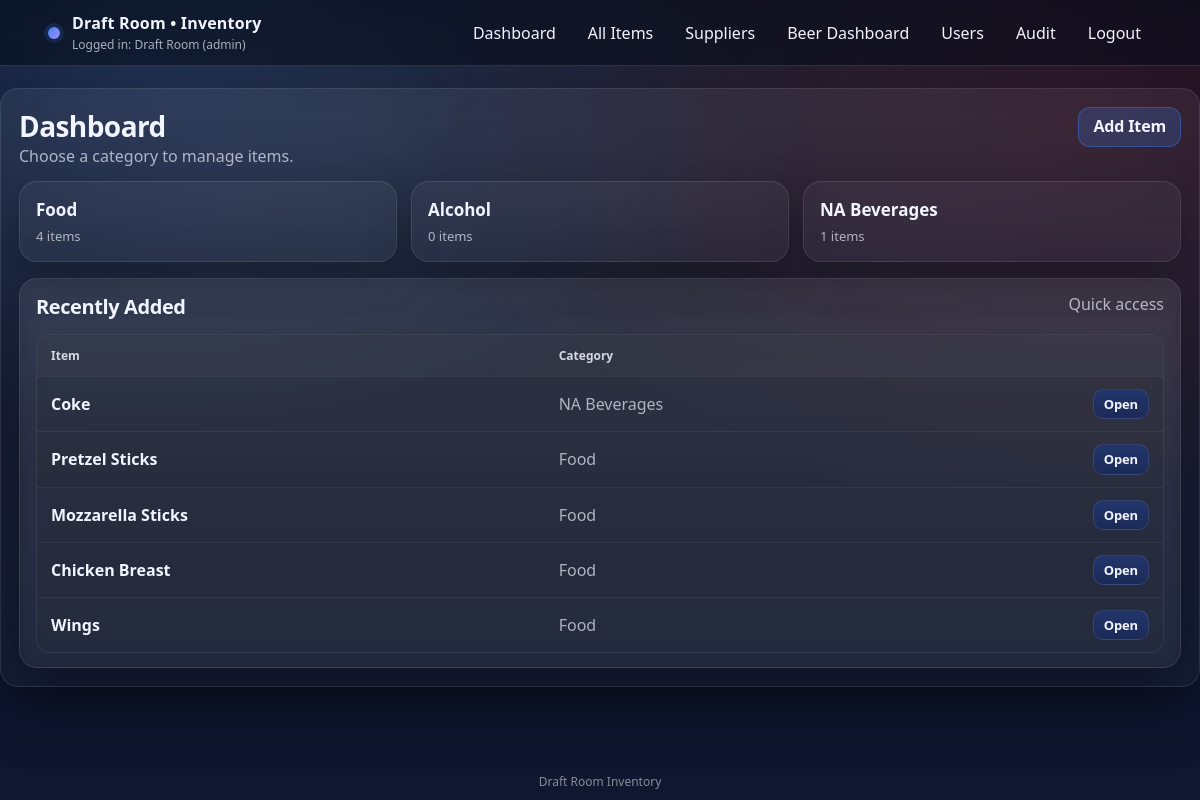
Page / (signed in) on the earlier database version.
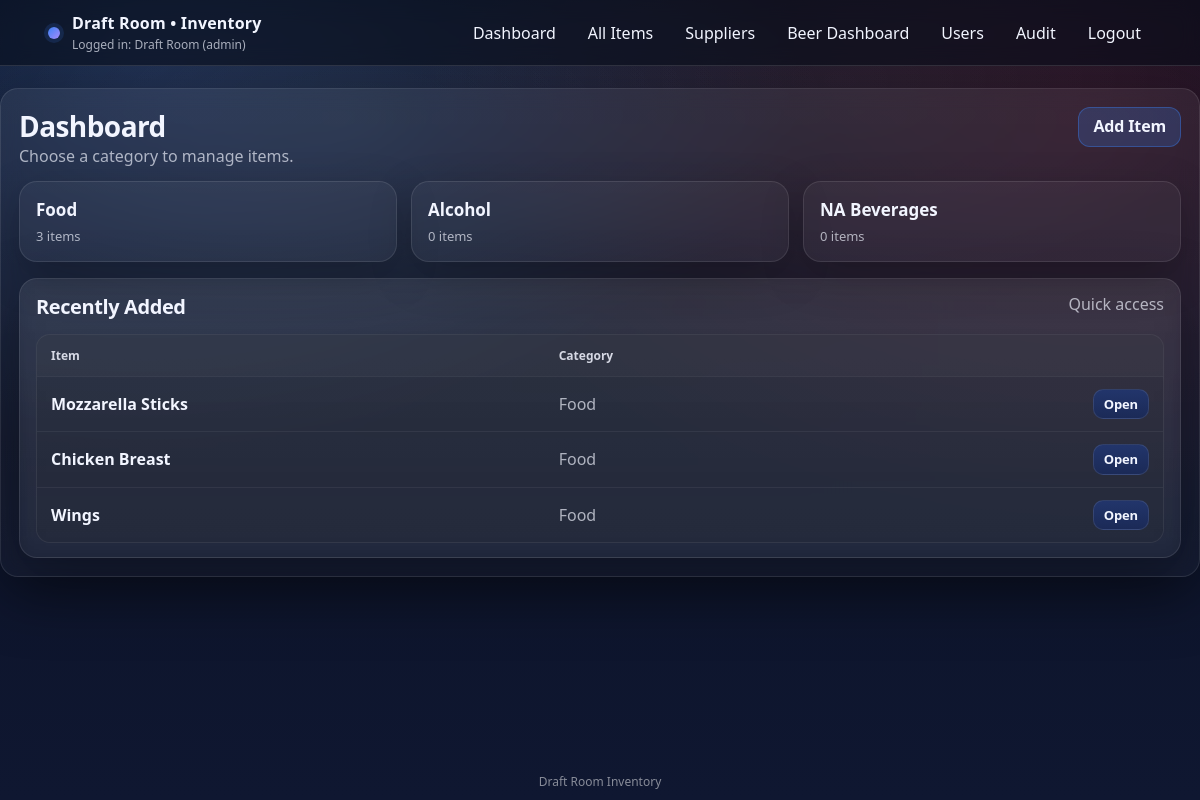
Same page on the later database version.
### app.py (models this page shows)
class Item(db.Model):
    __tablename__ = "items"
    id = db.Column(db.Integer, primary_key=True)
    name = db.Column(db.String(200), nullable=False, unique=True)
    category = db.Column(db.String(80), nullable=False, default="Food")
    prep_type = db.Column(db.String(40), nullable=False, default="generic")
    supplier_id = db.Column(db.Integer, db.ForeignKey("suppliers.id"), nullable=True)
    unit = db.Column(db.String(30), nullable=False, default="each")
    raw_freezer_days = db.Column(db.Integer, nullable=True)
    raw_cooler_days = db.Column(db.Integer, nullable=True)
    raw_out_days = db.Column(db.Integer, nullable=True)
    prepped_freezer_days = db.Column(db.Integer, nullable=True)
    prepped_cooler_days = db.Column(db.Integer, nullable=True)
    prepped_out_days = db.Column(db.Integer, nullable=True)
    sales_mode = db.Column(db.String(30), nullable=False, default="simple")
    pack1_label = db.Column(db.String(80), nullable=True, default="Single (10)")
    pack1_mult = db.Column(db.Integer, nullable=True, default=10)
    pack2_label = db.Column(db.String(80), nullable=True, default="Double (20)")
    pack2_mult = db.Column(db.Integer, nullable=True, default=20)
    pack3_label = db.Column(db.String(80), nullable=True, default="Room 120 Single (10)")
    pack3_mult = db.Column(db.Integer, nullable=True, default=10)
    pack4_label = db.Column(db.String(80), nullable=True, default="Room 120 Double (20)")
    pack4_mult = db.Column(db.Integer, nullable=True, default=20)
    created_at = db.Column(db.DateTime, nullable=False, default=utcnow)
    lots = db.relationship("InventoryLot", backref="item", cascade="all, delete-orphan")

### app.py (the view)
@app.get("/")
def dashboard():
    guard = require_view_access()
    if guard:
        return guard
    counts = db.session.query(Item.category, func.count(Item.id)).group_by(Item.category).all()
    counts_map = {c: int(n) for (c, n) in counts}
    categories = [{"name": cat, "count": counts_map.get(cat, 0)} for cat in CATEGORY_ORDER]
    extras = sorted([c for c in counts_map.keys() if c not in CATEGORY_ORDER])
    for cat in extras:
        categories.append({"name": cat, "count": counts_map.get(cat, 0)})
    recent_items = Item.query.order_by(Item.created_at.desc(), Item.id.desc()).limit(8).all()
    return render_template("dashboard.html", categories=categories, recent_items=recent_items)

### app.py (called while the page is built)
def role_rank(role: str | None) -> int:
    if not role:
        return 0
    return ROLE_RANK.get(role.strip().lower(), 0)

def current_user() -> Optional["User"]:
    uid = session.get("user_id")
    if not uid:
        return None
    try:
        return User.query.get(int(uid))
    except Exception:
        return None

def current_user_role() -> str:
    if session.get("break_glass_admin") is True:
        return "admin"
    u = current_user()
    if not u:
        return ""
    return (u.role or "").lower()

def is_logged_in() -> bool:
    return (session.get("break_glass_admin") is True) or (session.get("user_id") is not None)

def can_manage_users() -> bool:
    return current_user_role() == "admin"

def can_edit_inventory() -> bool:
    return role_rank(current_user_role()) >= ROLE_RANK["manager"]

def can_view_inventory() -> bool:
    return role_rank(current_user_role()) >= ROLE_RANK["staff"] or (session.get("break_glass_admin") is True)

    def display_name(self) -> str:
        full = f"{(self.first_name or '').strip()} {(self.last_name or '').strip()}".strip()
        return full if full else self.username

### templates/dashboard.html
{% extends "base.html" %}
{% block content %}
<section class="card">
  <div class="cardhead">
    <div>
      <h1>Dashboard</h1>
      <span class="muted">Choose a category to manage items.</span>
    </div>
    <div class="actions">
      {% if can_edit_inventory %}
        <a class="btn primary" href="/items/new">Add Item</a>
      {% endif %}
    </div>
  </div>
  <div class="grid3">
    {% for c in categories %}
      <a class="tile" href="/category/{{ c.name }}">
        <div class="tile-title">{{ c.name }}</div>
        <div class="tile-sub">{{ c.count }} items</div>
      </a>
    {% endfor %}
  </div>
  <div style="height:16px;"></div>
  <div class="card mini">
    <div class="cardhead">
      <h2>Recently Added</h2>
      <span class="muted">Quick access</span>
    </div>
    {% if recent_items and recent_items|length > 0 %}
      <div class="table">
        <div class="row head" style="grid-template-columns: 1.2fr .8fr .6fr;">
          <div>Item</div><div>Category</div><div></div>
        </div>
        {% for it in recent_items %}
          <div class="row" style="grid-template-columns: 1.2fr .8fr .6fr;">
            <div class="strong">{{ it.name }}</div>
            <div class="muted">{{ it.category }}</div>
            <div class="row-actions">
              <a class="btn small" href="/items/{{ it.id }}">Open</a>
            </div>
          </div>
        {% endfor %}
      </div>
    {% else %}
      <div class="empty">No items yet.</div>
    {% endif %}
  </div>
</section>
{% endblock %}

Differences in the rows shown:
removed Item: name "Coke", category "NA Beverages"
removed Item: name "Pretzel Sticks", category "Food"
Other differences:
new list line: "Food 3 items"
new list line: "NA Beverages 0 items"
list line gone: "Food 4 items"
list line gone: "NA Beverages 1 items"
